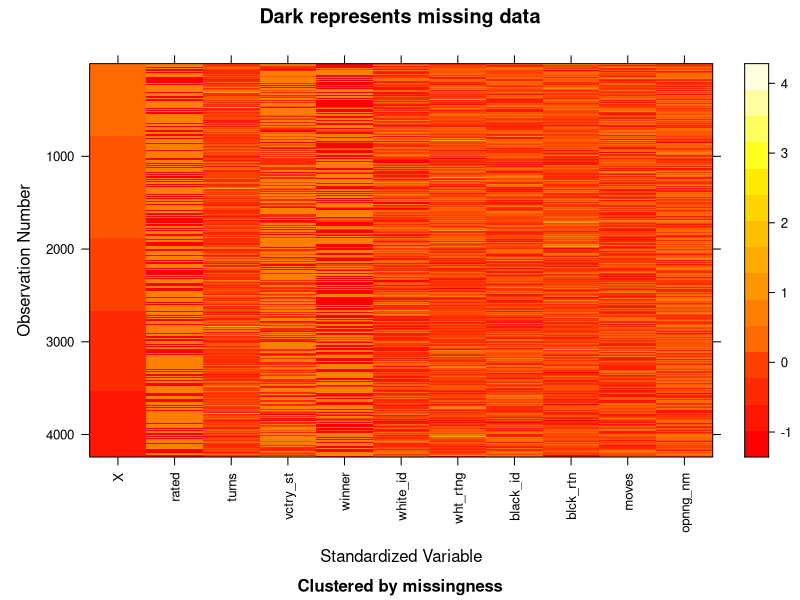

This figure's R source: (Note: this script raises an error after producing the figure.)
## ---- chunk 1
clean_games <- read.csv("dataset/clean_games.csv")
## ---- chunk 2
library(mi)
x <- missing_data.frame(clean_games)
image(x)
## ---- chunk 3
table(is.na(games))
